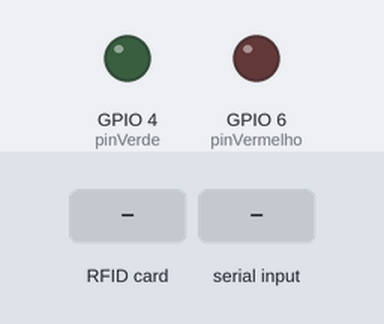
This sketch was run on a simulated ESP32-S3. Shown: output pins drawn as LEDs (lit = HIGH). Inputs (shaded band) come from the test bench. WiFi joins after 1.5 s; servers stay silent unless stated; what the sketch prints to the serial monitor is not drawn.

Above: at 0.1 s.
At 3.2 s:
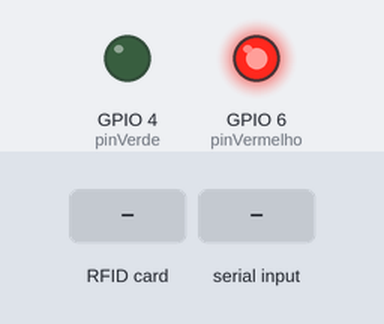
3.3 s: RFID card 5E 7A 19 C4 held to the reader
4.8 s: "1#" received over Serial
At 5.4 s:
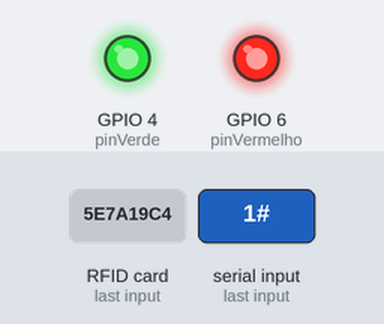
Timing chart, 0 to 8.3 s (numbered marks = the images above; inputs shaded):
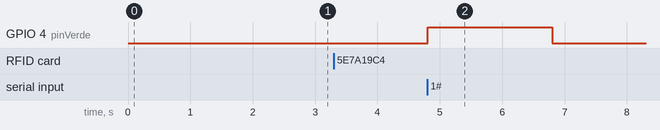

Measured:
- after the input at 3.3 s, every drawn part: stays the same
- after the input at 4.8 s, GPIO 4 (pinVerde): LOW → HIGH at once, → LOW 2.0 s later

The sketch:

RFID_write.ino
```cpp
#include <MFRC522.h> //biblioteca responsável pela comunicação com o módulo RFID-RC522
#include <SPI.h>
#include "WiFi.h"
#include "HTTPClient.h"
#include <iostream>
#include <ArduinoJson.h>
#include <cstring>
#include <string>

// Change the SSID and PASSWORD here if needed
const char * WIFI_FTM_SSID = "Inteli-COLLEGE"; // SSID of AP that has FTM Enabled
const char * WIFI_FTM_PASS = "QazWsx@123"; // STA Password


#define SS_PIN    21
#define RST_PIN   14

#define SIZE_BUFFER     18
#define MAX_SIZE_BLOCK  16

#define pinVerde     4
#define pinVermelho  6

//esse objeto 'chave' é utilizado para autenticação
MFRC522::MIFARE_Key key;
//código de status de retorno da autenticação
MFRC522::StatusCode status;

// Definicoes pino modulo RC522
MFRC522 mfrc522(SS_PIN, RST_PIN);


void reinit(){
    // Inicia MFRC522
  mfrc522.PCD_Init();
  // Mensagens iniciais no serial monitor
  Serial.println("Aproxime o seu cartao do leitor...");
  Serial.println();
}


void setup() {
  // Inicia a serial
  Serial.begin(115200);
  SPI.begin(); // Init SPI bus

  pinMode(pinVerde, OUTPUT);
  pinMode(pinVermelho, OUTPUT);

  Serial.println("Conectando ao Wifi");
  WiFi.begin(WIFI_FTM_SSID, WIFI_FTM_PASS);
  while (WiFi.status() != WL_CONNECTED) {
    delay(500);
    Serial.print(".");
  }
  Serial.println("");
  Serial.println("WiFi Conectado");
  delay(500);
  reinit();


}

void loop()
{
  digitalWrite(pinVermelho,1);
   // Aguarda a aproximacao do cartao
  if ( ! mfrc522.PICC_IsNewCardPresent())
  {
    return;
  }
  // Seleciona um dos cartoes
  if ( ! mfrc522.PICC_ReadCardSerial())
  {
    return;
  }

  gravarDados();

  // instrui o PICC quando no estado ACTIVE a ir para um estado de "parada"
  mfrc522.PICC_HaltA();
  // "stop" a encriptação do PCD, deve ser chamado após a comunicação com autenticação, caso contrário novas comunicações não poderão ser iniciadas
  mfrc522.PCD_StopCrypto1();
}

//faz a gravação dos dados no cartão/tag
void gravarDados()
{
  //imprime os detalhes tecnicos do cartão/tag
  mfrc522.PICC_DumpDetailsToSerial(&(mfrc522.uid));
  // aguarda 30 segundos para entrada de dados via Serial
  Serial.setTimeout(30000L) ;
  Serial.println(F("Insira os dados a serem gravados com o caractere '#' ao final\n[máximo de 16 caracteres]:"));

  //Prepara a chave - todas as chaves estão configuradas para FFFFFFFFFFFFh (Padrão de fábrica).
  for (byte i = 0; i < 6; i++) key.keyByte[i] = 0xFF;

  //buffer para armazenamento dos dados que iremos gravar
  byte buffer[MAX_SIZE_BLOCK] = "";
  byte bloco; //bloco que desejamos realizar a operação
  byte tamanhoDados; //tamanho dos dados que vamos operar (em bytes)

  //recupera no buffer os dados que o usuário inserir pela serial
  //serão todos os dados anteriores ao caractere '#'
  tamanhoDados = Serial.readBytesUntil('#', (char*)buffer, MAX_SIZE_BLOCK);
  //espaços que sobrarem do buffer são preenchidos com espaço em branco
  for(byte i=tamanhoDados; i < MAX_SIZE_BLOCK; i++)
  {
    buffer[i] = ' ';
  }

  bloco = 1; //bloco definido para operação
  String str = (char*)buffer; //transforma os dados em string para imprimir
  Serial.println(str);

  //Authenticate é um comando para autenticação para habilitar uma comuinicação segura
  status = mfrc522.PCD_Authenticate(MFRC522::PICC_CMD_MF_AUTH_KEY_A,
                                    bloco, &key, &(mfrc522.uid));

  if (status != MFRC522::STATUS_OK) {
    Serial.print(F("PCD_Authenticate() failed: "));
    Serial.println(mfrc522.GetStatusCodeName(status));
    digitalWrite(pinVermelho, HIGH);
    delay(1000);
    digitalWrite(pinVermelho, LOW);
    return;
  }
  //else Serial.println(F("PCD_Authenticate() success: "));

  //Grava no bloco
  status = mfrc522.MIFARE_Write(bloco, buffer, MAX_SIZE_BLOCK);
  if (status != MFRC522::STATUS_OK) {
    Serial.print(F("MIFARE_Write() failed: "));
    Serial.println(mfrc522.GetStatusCodeName(status));
    digitalWrite(pinVermelho, HIGH);
    delay(1000);
    digitalWrite(pinVermelho, LOW);
    return;
  }
  else{
    Serial.println(F("MIFARE_Write() success: "));
    digitalWrite(pinVerde, HIGH);
    delay(2000);
    digitalWrite(pinVerde, LOW);
    delay(1000);

    reinit();
  }

}
```
